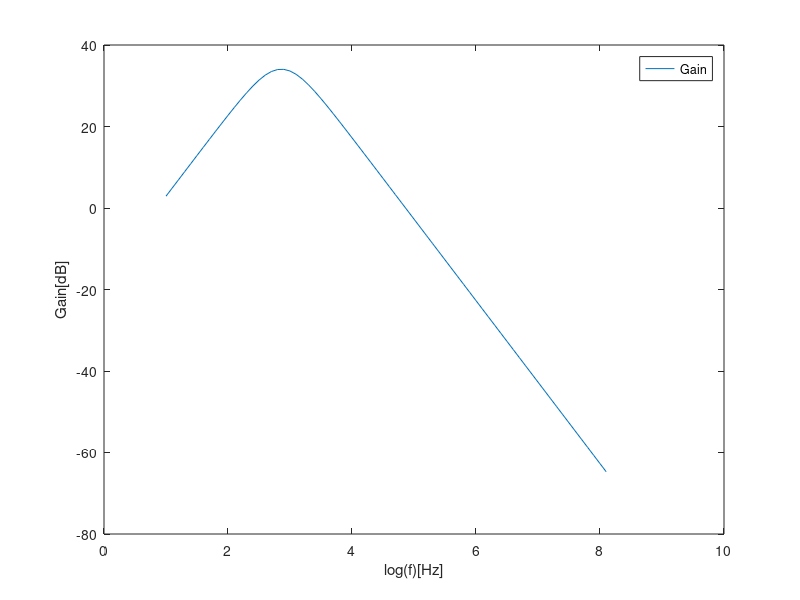
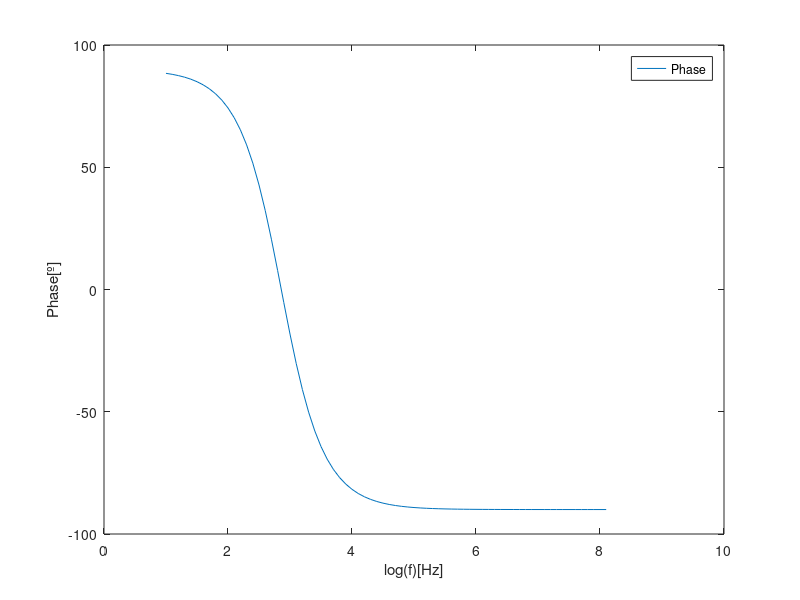

The MATLAB source for these figures, in order:
R1 = 1000; %Ohm
R2 = 1000; %Ohm
R3 = 100000; %Ohm
R4 = 1000; %Ohm
RL = 8; %Ohm

C1 = 220e-9; %F
C2 = 220e-9; %F

f = 1000; %Hz
omega = 2 * pi * f;

ZC1 = 1/(j*omega*C1);
ZC2 = 1/(j*omega*C2);

%Z1 = R1 + 1/(j * omega * Cin1);
%Z2 = R3 + 1/(j * omega * Cin2);
%Z3 = R4 + 1/(j * omega * Cin3);

%Ztemp = 1/(1/Z1 + 1/Z2); %paralelo de Z1 com Z2
%Zeq = 1/(1/Ztemp + 1/Z3); %impedância ao nível de inv_in

%Vin = 0.01 * exp(j * pi / 2); %seno tem fase de pi/2

%gaincomp = -R2/Zeq; %slide 2 aula 23
%gain = abs(gaincomp);
%gaindB = 20 * log10(gain);

%Zi = real(Zeq); %slide 2 aula 23
%Zo = 0; %estranho :/

Zi = abs(1/(1/R1 + 1/ZC1));
Zo = abs(1/(1/R2 + 1/ZC2));

gaincomp = (R1*C1*j*omega)/(1 + R1*C1*j*omega) * (1 + (R3/R4)) * (1/(1 + R2*C2*j*omega));
gain = abs(gaincomp);
gaindB = 20 * log10(gain);


file = fopen("Teo1.tex", "w");

fprintf(file, "gain & %.4e\\\\\\hline ", gain);
fprintf(file, "gaindB & %.4e\\\\\\hline ", gaindB);
fprintf(file, "Zi & %.4e\\\\\\hline ", Zi);
fprintf(file, "Zo & %.4e\\\\\\hline ", Zo);

fflush(file);
fclose(file);

a = 1;

for i = 1:0.1:8.1 %ou seja, 10 pontos por década
  f = power(10, i);
  omega = 2 * pi * f;
  %Z1 = R1 + 1/(j * omega * Cin1);
  %Z2 = R3 + 1/(j * omega * Cin2);
  %Z3 = R4 + 1/(j * omega * Cin3);
  
  %Ztemp = 1/(1/Z1 + 1/Z2); %paralelo de Z1 com Z2
  %Zeq = 1/(1/Ztemp + 1/Z3); %impedância ao nível de inv_in

  %Zeq2 = 1/(1/Z1 + 1/Z2 + 1/Z3) + R2; % usei para tentar calcular a fase mas está mal
  
  %gaincomp = -R2/Zeq; %slide 2 aula 23
  %gain = abs(gaincomp);
  %gaindB(a) = 20 * log10(gain);

  %phase(a) = atan(RL/Zeq2); % está mal
  
  gaincomp = (R1*C1*j*omega)/(1 + R1*C1*j*omega) * (1 + (R3/R4)) * (1/(1 + R2*C2*j*omega));
  gain = abs(gaincomp);
  gaindB(a) = 20 * log10(gain);
  
  phase(a) = angle(gaincomp); %rad
  phase(a) = phase(a) * 180 / pi; %º
  
  a = a + 1;
  
endfor

f = 1:0.1:8.1; %início, fim e 70 pontos pelo meio
hf = figure();
plot(f, gaindB);
legend("Gain");
xlabel("log(f)[Hz]");
ylabel("Gain[dB]");

print (hf, "gainteo.eps", "-depsc");

f = 1:0.1:8.1; %início, fim e 70 pontos pelo meio
hf2 = figure();
plot(f, phase);
legend("Phase");
xlabel("log(f)[Hz]");
ylabel("Phase[º]");

print (hf2, "phaseteo.eps", "-depsc");
